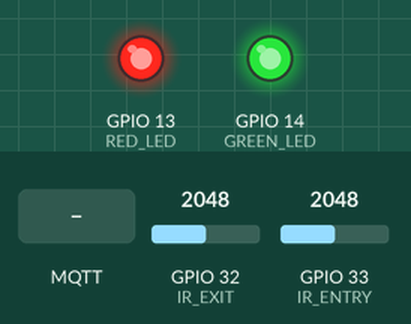
This sketch was run on a simulated ESP32. On the bench: output pins drawn as LEDs (lit = HIGH). The test bench sets the inputs (shaded band); at power-on: GPIO 32 (IR_EXIT) = 2048, GPIO 33 (IR_ENTRY) = 2048. WiFi joins after 1.5 s; servers stay silent unless stated; no MQTT or app messages arrive unless stated; what the sketch prints to the serial monitor is not drawn.

Above: at 0.1 s.
At 17.7 s:
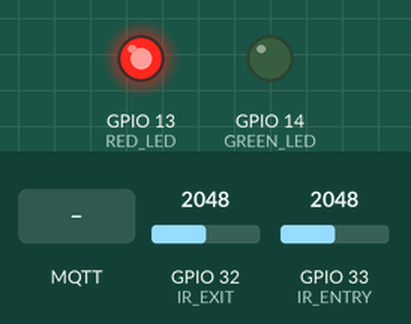
17.8 s: GPIO 32 (IR_EXIT) set to 2866
20.3 s: GPIO 33 (IR_ENTRY) set to 2866
21.8 s: MQTT message "1" arrives on the first subscribed topic
23.3 s: MQTT message "on" arrives on the first subscribed topic
24.8 s: MQTT message "off" arrives on the first subscribed topic
Timing chart, 0 to 27.3 s (numbered marks = the images above; inputs shaded):
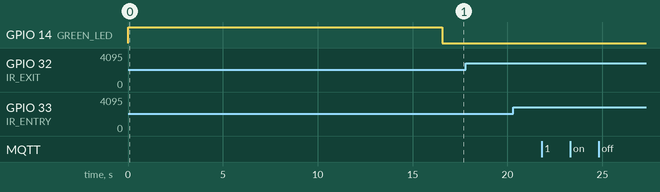

Measured:
- after the input at 17.8 s, every drawn part: stays the same
- after the input at 20.3 s, every drawn part: stays the same
- after the input at 21.8 s, every drawn part: stays the same
- after the input at 23.3 s, every drawn part: stays the same
- after the input at 24.8 s, every drawn part: stays the same

The sketch:

OccupancyMonitor.ino
```cpp
#include "config.h"

#include <WiFiClientSecure.h>
#include <MQTTClient.h> //MQTT Library Source: https://github.com/256dpi/arduino-mqtt

#include <ArduinoJson.h> //ArduinoJson Library Source: https://github.com/bblanchon/ArduinoJson
#include "WiFi.h"

// MQTT topics for the device
#define AWS_IOT_PUBLISH_TOPIC   "occupancymonitor/room1/pub"
#define AWS_IOT_SUBSCRIBE_TOPIC "occupancymonitor/room1/sub"

// Infrared sensors
#define IR_ENTRY 33
#define IR_EXIT 32
// LEDs
#define RED_LED 13
#define GREEN_LED 14
//#define IR_MODEL SharpIR::GP2Y0A02YK0F

// timeouts
uint32_t MOVEMENT_TIMEOUT = 1000;

WiFiClientSecure wifi_client = WiFiClientSecure();
MQTTClient mqtt_client = MQTTClient(256); //256 indicates the maximum size for packets being published and received.

uint32_t t1;
//SharpIR ir_ent(IR_MODEL, IR_ENTRY);
//SharpIR ir_ext(IR_MODEL, IR_EXIT);
uint8_t d1;
uint8_t d2;

// counting
int count;
int threshold_entry; // threshold value of entrance
int threshold_exit; // threshold value of exit
boolean entNotBlocked; // true if entrance is emtpy
boolean exitNotBlocked; // true if exit is empty
boolean movement; // false if no movement, true if somebody is in the process of entering/exiting
boolean entryVal; // true when entry IR sensor value is > threshold
boolean exitVal; // true when exit IR sensor value is > threshold
uint32_t movement_ts; // timestamp for last recorded movement

void calibrate_sensors() {
  uint32_t end_t = millis() + 10000;
  delay(50);
  int max_ent = 0;
  int max_exit = 0;
  int val1, val2;
  Serial.println("Calibrating sensors. Please stand clear of the device...");
  while(millis() < end_t) {
    val1 = analogRead(IR_ENTRY);
    val2 = analogRead(IR_EXIT);

    // calibrate sensors for 10 seconds
    if(max_ent < val1) {
      max_ent = val1;
    }
    if(max_exit < val2) {
      max_exit = val2;
    }
    delay(50);
  }
  threshold_entry = max_ent + 30;
  threshold_exit = max_exit + 30;
  Serial.println("Completed calibration. Values: ");
  Serial.println("- Entry threshold: ");
  Serial.println(threshold_entry);
  Serial.println("- Exit threshold: ");
  Serial.println(threshold_exit);
  delay(5000);
}

void connectAWS()
{
  //Begin WiFi in station mode
  WiFi.mode(WIFI_STA);
  WiFi.begin(WIFI_SSID, WIFI_PASSWORD);

  Serial.println("Connecting to Wi-Fi");

  //Wait for WiFi connection
  while (WiFi.status() != WL_CONNECTED){
    delay(500);
    Serial.print(".");
  }
  Serial.println();

  // Configure wifi_client with the correct certificates and keys
  wifi_client.setCACert(AWS_CERT_CA);
  wifi_client.setCertificate(AWS_CERT_CRT);
  wifi_client.setPrivateKey(AWS_CERT_PRIVATE);

  //Connect to AWS IOT Broker. 8883 is the port used for MQTT
  mqtt_client.begin(AWS_IOT_ENDPOINT, 8883, wifi_client);

  //Set action to be taken on incoming messages
  mqtt_client.onMessage(incomingMessageHandler);

  Serial.print("Connecting to AWS IOT");

  //Wait for connection to AWS IoT
  while (!mqtt_client.connect(THINGNAME)) {
    Serial.print(".");
    delay(100);
  }
  Serial.println();

  if(!mqtt_client.connected()){
    Serial.println("AWS IoT Timeout!");
    return;
  }

  //Subscribe to a topic
  mqtt_client.subscribe(AWS_IOT_SUBSCRIBE_TOPIC);

  Serial.println("AWS IoT Connected!");
}

void publishMessage()
{
  //Create a JSON document of size 200 bytes, and populate it
  //See https://arduinojson.org/
  StaticJsonDocument<200> doc;
  doc["room_name"] = "room1";
  //doc["timestamp"] =
  //int c2 = random(30);
  doc["count"] = String(count);
  //sprintf(doc["count"], "%d", count); // TODO: Update this to actual count
  char jsonBuffer[512];
  serializeJson(doc, jsonBuffer); // print to mqtt_client

  //Publish to the topic
  mqtt_client.publish(AWS_IOT_PUBLISH_TOPIC, jsonBuffer);
  Serial.println("-- Sent a message --");
}

void incomingMessageHandler(String &topic, String &payload) {
  Serial.println("Message received!");
  Serial.println("Topic: " + topic);
  Serial.println("Payload: " + payload);
}

void setup() {
  Serial.begin(115200);
  pinMode(RED_LED, OUTPUT);
  pinMode(GREEN_LED, OUTPUT);
  digitalWrite(RED_LED, HIGH);
  digitalWrite(GREEN_LED, HIGH);
  t1 = millis();
  count = 0;
  threshold_entry = 80;
  threshold_exit = 80;
  entNotBlocked = true;
  exitNotBlocked = true;
  movement = false;
  calibrate_sensors();
  connectAWS();
  digitalWrite(RED_LED, LOW);
}

void loop() {
  mqtt_client.loop();

  if(count > 0) {
    digitalWrite(GREEN_LED, HIGH);
    digitalWrite(RED_LED, LOW);
  } else {
    digitalWrite(RED_LED, HIGH);
    digitalWrite(GREEN_LED, LOW);
  }
  delay(20);
  // read both sensor values
  entryVal = analogRead(IR_ENTRY) > threshold_entry;
  exitVal = analogRead(IR_EXIT) > threshold_exit;

  //Serial.println( analogRead(IR_ENTRY));
  //Serial.println( analogRead(IR_EXIT));

  // publish msg over MQTT
  if(millis() > t1){
    t1 = millis() + 60000;
    publishMessage();
  }

  if(movement && (millis() > movement_ts + MOVEMENT_TIMEOUT)) {
    Serial.println("False movement detected - resetting movement");
    movement = false;
    delay(100);
  }

  /** if the entry sensor is blocked by a person and there was no movement
   *  recorded, record movement happening
   */
  if(entryVal && !movement && entNotBlocked) {
    Serial.println("Detected person at exit...");
    entNotBlocked = false;
    movement = true;
    movement_ts = millis();
    delay(80);
  }
   /** If the exit IR sensor was blocked after there was movement detected,
    *  a person has exited the room and the count must be updated
    */
  else if(exitVal && movement && exitNotBlocked) {
    count--;
    if(count < 0) {
      count = 0;
    }
    Serial.println("Count of people in room: ");
    Serial.println(count);
    movement = false;
    exitNotBlocked = false;
    delay(1200);
  }
   /** If the exit IR sensor is blocked by a person and there was no movement
    *  recorded, record movement happening
    */
  else if(exitVal && !movement && exitNotBlocked) {
    Serial.println("Detected person at entrance...");
    exitNotBlocked = false;
    movement = true;
    movement_ts = millis();
    delay(80);
  }
    /** If the entry IR sensor was blocked after there was movement detected,
     *  a person has entered the room and the count must be updated
     */
  else if(entryVal && movement && entNotBlocked) {
    count++;
    Serial.println("Count of people in room: ");
    Serial.println(count);
    movement = false;
    entNotBlocked = false;
    delay(1200);
  }


  // if an IR sensor isn't blocked, indicate this for the next loop iteration
  if(!entryVal) {
    entNotBlocked = true;
  }
  if(!exitVal) {
    exitNotBlocked = true;
  }


//  d1 = ir_ent.getDistance();
//  d2 = ir_ext.getDistance();
  //Serial.println(analogRead(33));
  //delay(200);
}
```

config.h
```cpp
#include <pgmspace.h>

#define THINGNAME "OccupancyMonitor_01"

const char WIFI_SSID[] = "Lemar's Galaxy S22";
const char WIFI_PASSWORD[] = "vofl1662";
const char AWS_IOT_ENDPOINT[] = "a3buxc2awep6h3-ats.iot.ap-southeast-2.amazonaws.com";

// Amazon Root CA 1
static const char AWS_CERT_CA[] PROGMEM = R"EOF(
-----BEGIN CERTIFICATE-----
MIIDQTCCAimgAwIBAgITBmyfz5m/jAo54vB4ikPmljZbyjANBgkqhkiG9w0BAQsF
ADA5MQswCQYDVQQGEwJVUzEPMA0GA1UEChMGQW1hem9uMRkwFwYDVQQDExBBbWF6
b24gUm9vdCBDQSAxMB4XDTE1MDUyNjAwMDAwMFoXDTM4MDExNzAwMDAwMFowOTEL
MAkGA1UEBhMCVVMxDzANBgNVBAoTBkFtYXpvbjEZMBcGA1UEAxMQQW1hem9uIFJv
b3QgQ0EgMTCCASIwDQYJKoZIhvcNAQEBBQADggEPADCCAQoCggEBALJ4gHHKeNXj
ca9HgFB0fW7Y14h29Jlo91ghYPl0hAEvrAIthtOgQ3pOsqTQNroBvo3bSMgHFzZM
9O6II8c+6zf1tRn4SWiw3te5djgdYZ6k/oI2peVKVuRF4fn9tBb6dNqcmzU5L/qw
IFAGbHrQgLKm+a/sRxmPUDgH3KKHOVj4utWp+UhnMJbulHheb4mjUcAwhmahRWa6
VOujw5H5SNz/0egwLX0tdHA114gk957EWW67c4cX8jJGKLhD+rcdqsq08p8kDi1L
93FcXmn/6pUCyziKrlA4b9v7LWIbxcceVOF34GfID5yHI9Y/QCB/IIDEgEw+OyQm
jgSubJrIqg0CAwEAAaNCMEAwDwYDVR0TAQH/BAUwAwEB/zAOBgNVHQ8BAf8EBAMC
AYYwHQYDVR0OBBYEFIQYzIU07LwMlJQuCFmcx7IQTgoIMA0GCSqGSIb3DQEBCwUA
A4IBAQCY8jdaQZChGsV2USggNiMOruYou6r4lK5IpDB/G/wkjUu0yKGX9rbxenDI
U5PMCCjjmCXPI6T53iHTfIUJrU6adTrCC2qJeHZERxhlbI1Bjjt/msv0tadQ1wUs
N+gDS63pYaACbvXy8MWy7Vu33PqUXHeeE6V/Uq2V8viTO96LXFvKWlJbYK8U90vv
o/ufQJVtMVT8QtPHRh8jrdkPSHCa2XV4cdFyQzR1bldZwgJcJmApzyMZFo6IQ6XU
5MsI+yMRQ+hDKXJioaldXgjUkK642M4UwtBV8ob2xJNDd2ZhwLnoQdeXeGADbkpy
rqXRfboQnoZsG4q5WTP468SQvvG5
-----END CERTIFICATE-----
)EOF";

// Device Certificate
static const char AWS_CERT_CRT[] PROGMEM = R"KEY(
-----BEGIN CERTIFICATE-----
MIIDWjCCAkKgAwIBAgIVAKy7JB1ByNvTgXzVCIDwK2M8N2B5MA0GCSqGSIb3DQEB
CwUAME0xSzBJBgNVBAsMQkFtYXpvbiBXZWIgU2VydmljZXMgTz1BbWF6b24uY29t
IEluYy4gTD1TZWF0dGxlIFNUPVdhc2hpbmd0b24gQz1VUzAeFw0yMjA5MTkwNDA3
MjRaFw00OTEyMzEyMzU5NTlaMB4xHDAaBgNVBAMME0FXUyBJb1QgQ2VydGlmaWNh
dGUwggEiMA0GCSqGSIb3DQEBAQUAA4IBDwAwggEKAoIBAQDUz4+KU6rPpKV4rjrh
Gqfzav1r1j18JOd8OWkvZFccXfGH8A3raWLNxZs5Jr/nNjAuMDm76fgH1zmN4ayi
dPZLMHB8zMTVNmDL4rIlNDD7u8X+mg5vY0xMBglP92obVU9s4VzxOc/N78+yvzfq
WNotuizMDQy5tEl5DZSuxf1Yi3RZq3Zm3YwsCreOftwGNAfQ1ST6ZrMXKZkjM0pk
30CglF/fMEdA2dSzMzU0b78jmZLJUY/ab46+ArIX7WBZz8dl1P9hVtw4Dgzvht5S
2XKujWmfSy7dhsg/vKkcHcG0eT6dw6Ff+H9KohVZvLkOC1ISBXtmBhDD6/pBC2Yn
X//FAgMBAAGjYDBeMB8GA1UdIwQYMBaAFHJj7OR/gU6mCHMNK2Y37rodEU7fMB0G
A1UdDgQWBBSwaPAeGKR5DAx+kEpXEeTBnKqfgzAMBgNVHRMBAf8EAjAAMA4GA1Ud
DwEB/wQEAwIHgDANBgkqhkiG9w0BAQsFAAOCAQEAtIagmN5hLZFilKrk08X0Ztf8
Oav3nPikgLgi4x3eDz6yzBY1DIYs+hTt3e/5fY430VOe5uR3XikPZuGdGkm5rs1A
a0p3cTlLigR6YVRhFE4RgAagl+nQ8iz+rmj67pvwKCj1eFB5APLl4zCttA62jyyn
BJMbkTv2nKot+ppPJqCR8vPx3lq1yHbS4sw5NJchYVLShk987565VAyftwfuvNyc
lvgGz3R4w7YSEFy/l777CrQXiubPieNAjHUcBbku0Uhhk3wAkKP5FRTCF/Mc29ty
yG6BLKUcdcML5ahfs59l/UF/brsa1P0ca3cnG9WwaBTbyHRYp5Zzd9AN88gaKg==
-----END CERTIFICATE-----
)KEY";

// Device Private Key
static const char AWS_CERT_PRIVATE[] PROGMEM = R"KEY(
-----BEGIN RSA PRIVATE KEY-----
MIIEogIBAAKCAQEA1M+PilOqz6SleK464Rqn82r9a9Y9fCTnfDlpL2RXHF3xh/AN
62lizcWbOSa/5zYwLjA5u+n4B9c5jeGsonT2SzBwfMzE1TZgy+KyJTQw+7vF/poO
b2NMTAYJT/dqG1VPbOFc8TnPze/Psr836ljaLboszA0MubRJeQ2UrsX9WIt0Wat2
Zt2MLAq3jn7cBjQH0NUk+mazFymZIzNKZN9AoJRf3zBHQNnUszM1NG+/I5mSyVGP
2m+OvgKyF+1gWc/HZdT/YVbcOA4M74beUtlyro1pn0su3YbIP7ypHB3BtHk+ncOh
X/h/SqIVWby5DgtSEgV7ZgYQw+v6QQtmJ1//xQIDAQABAoIBAH7sODEJC5QCH8ql
J2rASjEMu46IXW1gWUumtgxU7Pt3MCmiS7r+xLXzSEvCx6uvjvbNPnHL7mlGvQXY
9eyCk65ueniEbFS5tOuFDjjQMvLAoCrkWP2oHIYvB3jRGFCrBc7rblJU55Jsl9SE
5WV4js+8/SDKG6/aTgPLzMScQyh+FVVi4dOM+D3CeCH6A2vpj9oURspYTHVE8aeX
sfGQIUVGnG7R55IOu5uvlR1rQbrrBwrVwBhofBVA4x9ryeh99pnIBXmCXZCZgZhN
8Ci3Mh2b40LuyCfb0Llbr5Jv56/bXcsjYxFdaZugIUHAk5MAhkaTcuPo2f9Qay2f
6ng4z3UCgYEA8ahCHuQl8lCLUxZofAyKSzaAQoHcCwgQ2Oaey+tYMERv8OqBkP33
k1MD3TIA6YFWYpoHqtcGqgpesyfQRYNeUH40MVyslz6dUj8A/5CNzEGn6rLbfZ3b
AccUIvmau8rkqNt1rk0otMMc+ejP6kyQ+yEzNhWIlQuYKJLEq+R5ew8CgYEA4XEC
SMB0O/qQUtdrvQY8+Ioj8O9DgQvl3KNl8yilvilA5+27MwQoRzcSkQ455Nw6H71m
oK5yKF3B30aS+VDGhamYBSywqvTtYmxb3yyBnMrXpPvd2rCQlaMdsDOOmGFZwn7K
iFg2qFqXlzN6kbr5PaIAAmVaHC525RmHt7MXZ+sCgYBDGToKw8R5jL2yu1UVpJG9
ootobBBCC+JJp3dOHbGl7Uq7tRF2xd25TWKUR28TZvMqe6RHXl8eVbTHv/VHZ9uH
NBOf5SCS+jLKhG3tiCCnJ0/Njg39yhfmXXWM5It/Oy3UaOM7G3eDAW4JQgiBAPN8
l1JV4RLEd6yvD1mGdPD6JwKBgG97Cr4fLVtblHLixAw9QXlGFm/WYXM3BvwMcSXF
O/DFRatrC982dxSAT1YbytU5ciSv7EgY+6qqcmyO4a8YGpOOQfaNGu/vHlRFcUjz
IUT/qZOUWSkDlvvoJY40cJc5zME5Ib46oQyvf7btZfcalpW7vnVw2RaGg5TXAx38
Gd7xAoGAb6c+NKF/84L4KgFGV3u8n3DI0kRLGe9gZHzY9OvaAzPHF8uEZ2GUHY1n
rOhabjwUDz0zSjhtcrjmvrzFpiSzIrL0baj0TMReN2enIVTb+ns0s+KA61i8WP1R
oNCGHY23ELMRRwPtaqFregrL81IGk1ms6W6HrecqeWz13LVcKvk=
-----END RSA PRIVATE KEY-----
)KEY";
```
